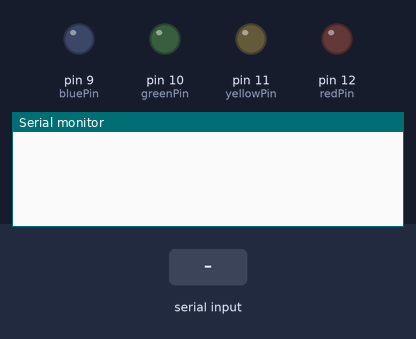
Simulated run of this sketch. Board: Arduino Uno, built with avr-gcc and run on an emulated ATmega328P. Shown: output pins drawn as LEDs (lit = HIGH), the last lines printed to the serial monitor. The inputs (shaded band) are chosen by the test bench.

Above: at 1.2 s.
1.3 s: "STATUS:1\n" received over Serial
At 1.9 s:
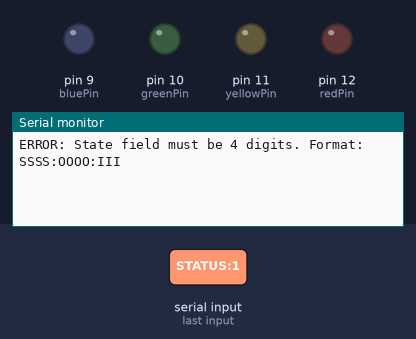
2.8 s: "STATUS\n" received over Serial
At 4.0 s:
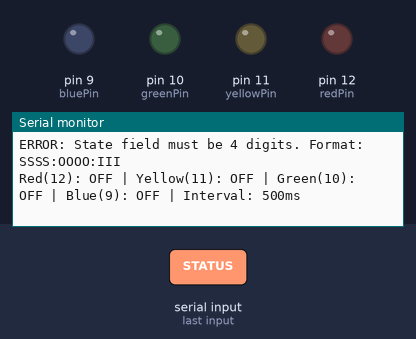
4.3 s: "2\n" received over Serial
At 5.4 s:
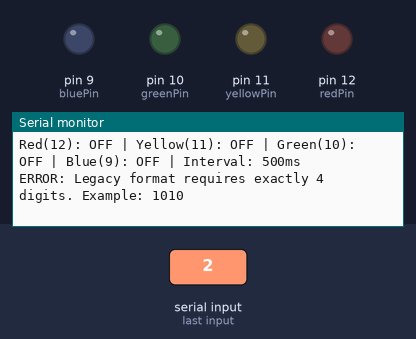

Measured:
- after the input at 1.3 s, the serial monitor: prints a new line at once (image 1)
- after the input at 2.8 s, the serial monitor: prints a new line at once (image 2)
- after the input at 4.3 s, the serial monitor: prints a new line at once (image 3)

The sketch:

ControlLedsWithCommands.ino
```cpp
// This code controls 4 LEDs with support for steady on/off and blinking modes.
//
// COMMAND FORMAT: SSSS:OOOO:III
//   SSSS = 4-digit LED state (0=off, 1=on steady, 2=blink)
//   OOOO = 4-digit blink sequence order (0=no sequence, 1-4=order position)
//   III  = Blink interval in milliseconds (optional, default 500ms)
//
// BACKWARD COMPATIBLE: Simple 4-digit commands (e.g., "1010") work as before
//
// Examples:
//   1010              → LEDs 1 and 3 on steady
//   2020:0000:1000    → LEDs 1 and 3 blink simultaneously at 1000ms
//   2222:1234:250     → All LEDs blink in sequence at 250ms intervals
//   1210:0021:500     → LED 1 steady, LED 2 blinks, LED 4 blinks (sequence order 2 1)
//   STATUS            → Query current LED states


// Pin assignments
const int redPin = 12;
const int yellowPin = 11;
const int greenPin = 10;
const int bluePin = 9;

// LED state modes (0=off, 1=on steady, 2=blink)
int ledModes[4] = {0, 0, 0, 0};  // red, yellow, green, blue

// Blink sequence order (0=no sequence, 1-4=position in sequence)
int blinkOrder[4] = {0, 0, 0, 0};

// Current physical LED states
int ledStates[4] = {LOW, LOW, LOW, LOW};

// Blink timing
unsigned long blinkInterval = 500;  // Default 500ms
unsigned long previousMillis = 0;
int currentBlinkStep = 0;
bool blinkState = false;

// Serial input
String inputString = "";

void setup() {
  pinMode(redPin, OUTPUT);
  pinMode(yellowPin, OUTPUT);
  pinMode(greenPin, OUTPUT);
  pinMode(bluePin, OUTPUT);
  Serial.begin(115200);

  // Start with all LEDs OFF
  updateAllLEDs();
}

void loop() {
  handleSerial();
  updateBlinking();
}

void handleSerial() {
  if (Serial.available()) {
    inputString = Serial.readStringUntil('\n');
    inputString.trim();

    if (inputString.equalsIgnoreCase("STATUS")) {
      printStatus();
    }
    else {
      // Parse the command
      if (parseCommand(inputString)) {
        Serial.println("LED state updated.");
        updateAllLEDs();
      }
    }

    inputString = "";
  }
}

// Parse command in format SSSS:OOOO:III or legacy SSSS
bool parseCommand(String cmd) {
  // Check for extended format with colons
  int firstColon = cmd.indexOf(':');
  int secondColon = cmd.lastIndexOf(':');

  String stateStr = "";
  String orderStr = "0000";
  String intervalStr = "500";

  if (firstColon == -1) {
    // Legacy format: just 4 digits (backward compatible)
    if (cmd.length() != 4) {
      Serial.println("ERROR: Legacy format requires exactly 4 digits. Example: 1010");
      return false;
    }
    stateStr = cmd;

    // Validate legacy format (only 0 and 1 allowed)
    for (int i = 0; i < 4; i++) {
      char c = stateStr.charAt(i);
      if (c != '0' && c != '1') {
        Serial.println("ERROR: Legacy format only accepts 0 (off) or 1 (on). Example: 1010");
        return false;
      }
    }
  }
  else {
    // Extended format: SSSS:OOOO:III
    if (firstColon != 4) {
      Serial.println("ERROR: State field must be 4 digits. Format: SSSS:OOOO:III");
      return false;
    }

    stateStr = cmd.substring(0, firstColon);

    if (secondColon > firstColon) {
      // Has interval field
      if (secondColon != 9) {
        Serial.println("ERROR: Order field must be 4 digits. Format: SSSS:OOOO:III");
        return false;
      }
      orderStr = cmd.substring(firstColon + 1, secondColon);
      intervalStr = cmd.substring(secondColon + 1);
    }
    else {
      // Only SSSS:OOOO
      orderStr = cmd.substring(firstColon + 1);
      if (orderStr.length() != 4) {
        Serial.println("ERROR: Order field must be 4 digits. Format: SSSS:OOOO or SSSS:OOOO:III");
        return false;
      }
    }

    // Validate state field (0, 1, or 2)
    if (stateStr.length() != 4) {
      Serial.println("ERROR: State field must be 4 digits. Format: SSSS:OOOO:III");
      return false;
    }
    for (int i = 0; i < 4; i++) {
      char c = stateStr.charAt(i);
      if (c != '0' && c != '1' && c != '2') {
        Serial.println("ERROR: State must be 0 (off), 1 (steady on), or 2 (blink). Format: SSSS:OOOO:III");
        return false;
      }
    }

    // Validate order field (0-4)
    if (orderStr.length() != 4) {
      Serial.println("ERROR: Order field must be 4 digits. Format: SSSS:OOOO:III");
      return false;
    }
    for (int i = 0; i < 4; i++) {
      char c = orderStr.charAt(i);
      if (c < '0' || c > '4') {
        Serial.println("ERROR: Order must be 0-4 (0=no sequence, 1-4=position). Format: SSSS:OOOO:III");
        return false;
      }
    }

    // Validate interval (must be a number)
    long interval = intervalStr.toInt();
    if (interval <= 0 || interval > 10000) {
      Serial.println("ERROR: Interval must be 1-10000 milliseconds. Format: SSSS:OOOO:III");
      return false;
    }
  }

  // Apply the parsed values
  for (int i = 0; i < 4; i++) {
    ledModes[i] = stateStr.charAt(i) - '0';
    blinkOrder[i] = orderStr.charAt(i) - '0';
  }

  blinkInterval = intervalStr.toInt();
  currentBlinkStep = 0;
  previousMillis = millis();

  return true;
}

// Print current status
void printStatus() {
  const char* modeNames[] = {"OFF", "ON", "BLINK"};

  Serial.print("Red(");
  Serial.print(redPin);
  Serial.print("): ");
  Serial.print(modeNames[ledModes[0]]);
  if (ledModes[0] == 2) {
    Serial.print(" [seq:");
    Serial.print(blinkOrder[0]);
    Serial.print("]");
  }

  Serial.print(" | Yellow(");
  Serial.print(yellowPin);
  Serial.print("): ");
  Serial.print(modeNames[ledModes[1]]);
  if (ledModes[1] == 2) {
    Serial.print(" [seq:");
    Serial.print(blinkOrder[1]);
    Serial.print("]");
  }

  Serial.print(" | Green(");
  Serial.print(greenPin);
  Serial.print("): ");
  Serial.print(modeNames[ledModes[2]]);
  if (ledModes[2] == 2) {
    Serial.print(" [seq:");
    Serial.print(blinkOrder[2]);
    Serial.print("]");
  }

  Serial.print(" | Blue(");
  Serial.print(bluePin);
  Serial.print("): ");
  Serial.print(modeNames[ledModes[3]]);
  if (ledModes[3] == 2) {
    Serial.print(" [seq:");
    Serial.print(blinkOrder[3]);
    Serial.print("]");
  }

  Serial.print(" | Interval: ");
  Serial.print(blinkInterval);
  Serial.println("ms");
}

// Update all LEDs based on their modes
void updateAllLEDs() {
  const int pins[] = {redPin, yellowPin, greenPin, bluePin};

  for (int i = 0; i < 4; i++) {
    if (ledModes[i] == 0) {
      // OFF
      digitalWrite(pins[i], LOW);
      ledStates[i] = LOW;
    }
    else if (ledModes[i] == 1) {
      // ON steady
      digitalWrite(pins[i], HIGH);
      ledStates[i] = HIGH;
    }
    // Mode 2 (BLINK) is handled by updateBlinking()
  }
}

// Handle blinking LEDs with non-blocking timing
void updateBlinking() {
  unsigned long currentMillis = millis();

  if (currentMillis - previousMillis >= blinkInterval) {
    previousMillis = currentMillis;

    // Check if any LED uses sequencing
    bool hasSequence = false;
    for (int i = 0; i < 4; i++) {
      if (ledModes[i] == 2 && blinkOrder[i] > 0) {
        hasSequence = true;
        break;
      }
    }

    if (hasSequence) {
      // Sequential blinking
      currentBlinkStep++;
      if (currentBlinkStep > 4) {
        currentBlinkStep = 1;
      }

      const int pins[] = {redPin, yellowPin, greenPin, bluePin};
      for (int i = 0; i < 4; i++) {
        if (ledModes[i] == 2) {
          if (blinkOrder[i] == currentBlinkStep) {
            digitalWrite(pins[i], HIGH);
            ledStates[i] = HIGH;
          }
          else {
            digitalWrite(pins[i], LOW);
            ledStates[i] = LOW;
          }
        }
      }
    }
    else {
      // Simultaneous blinking
      blinkState = !blinkState;

      const int pins[] = {redPin, yellowPin, greenPin, bluePin};
      for (int i = 0; i < 4; i++) {
        if (ledModes[i] == 2) {
          digitalWrite(pins[i], blinkState ? HIGH : LOW);
          ledStates[i] = blinkState ? HIGH : LOW;
        }
      }
    }
  }
}
```
